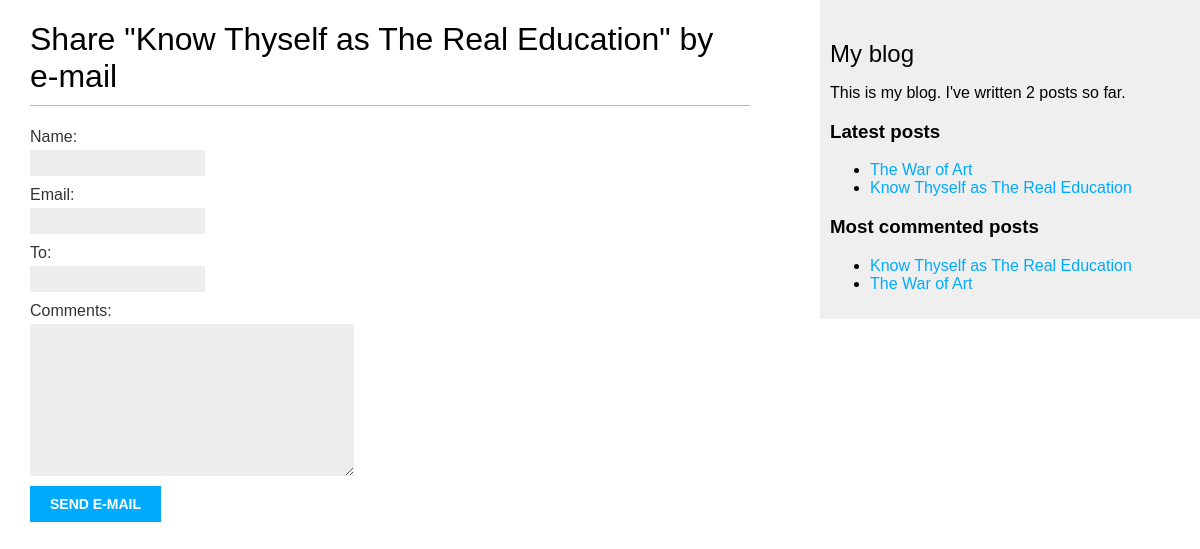
Before: /blog/1/share/ with the older database file.
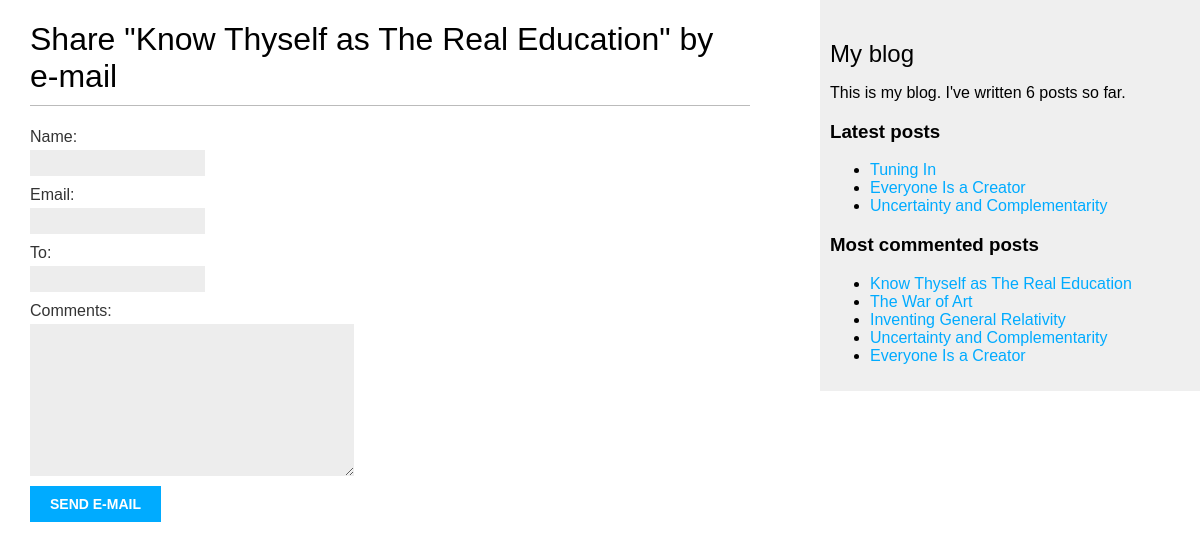
After: the same page with the newer database file.
### blog/models.py (models this page shows, shortened)
class Post(models.Model):
    tags = TaggableManager()
    STATUS_CHOICES = [
        ('draft', 'Draft'),
        ('published', 'Published'),
    ]
    title = models.CharField(max_length=250)
    slug = models.SlugField(max_length=250,
                            unique_for_date='publish')
    author = models.ForeignKey(User, on_delete=models.CASCADE, related_name='blog_posts')
    body = models.TextField()
    publish = models.DateTimeField(default=timezone.now)
    created = models.DateTimeField(auto_now_add=True)
    updated = models.DateTimeField(auto_now=True)
    status = models.CharField(max_length=10, choices=STATUS_CHOICES, default='draft')
    objects = models.Manager() # The default manager.
    published = PublishedManager() # Our custom manager.
    class Meta:
        ordering = ['-publish']
    def get_absolute_url(self):
        return reverse('blog:post_detail',
                       args=[self.publish.year,
                             self.publish.month,
                             self.publish.day,
                             self.slug])

### blog/views.py (the view)
# urls.py: path('<int:post_id>/share/', views.post_share, name='post_share'),
def post_share(request, post_id):
    post = get_object_or_404(Post, id=post_id, status='published')
    sent = False
    if request.method == 'POST':
        form = EmailPostForm(request.POST)
        if form.is_valid():
            cd = form.cleaned_data
            post_url = request.build_absolute_uri(post.get_absolute_url())
            subject = f"{cd['name']} recommends you read {post.title}"
            message = f"Read {post.title} at {post_url}\n\n{cd['name']}'s comments: {cd['comments']}"
            send_mail(subject, message, 'your_account@gmail.com', [cd['to']])
            sent = True
    else:
        form = EmailPostForm()
    if post:
        return render(request, 'blog/post/share.html', {'post': post, 'form': form, 'sent': sent})
    else:
        return render(request, 'blog/post/404.html', status=404)

### blog/forms.py
class EmailPostForm(forms.Form):
    name = forms.CharField(max_length=25)
    email = forms.EmailField()
    to = forms.EmailField()
    comments = forms.CharField(required=False, widget=forms.Textarea)

### blog/models.py (called while the page is built)
    def get_queryset(self):
        return super().get_queryset().filter(status='published')

### blog/templatetags/blog_tags.py (called while the page is built)
@register.simple_tag
def total_posts():
    return Post.published.count()

@register.inclusion_tag('blog/post/latest_posts.html')
def show_latest_posts(count=5):
    latest_posts = Post.published.order_by('-publish')[:count]
    return {'latest_posts': latest_posts}

@register.simple_tag
def get_most_commented_posts(count=5):
    return Post.published.annotate(
    total_comments=Count('comments')
    ).order_by('-total_comments')[:count]

### blog/templates/blog/post/share.html (shortened to what this page needs)
{% extends "blog/base.html" %}
{% block content %}
    {% if sent %}
        <h1>E-mail successfully sent</h1>
        <p>
            "{{ post.title }}" was successfully sent to {{ form.cleaned_data.to }}.
        </p>
    {% else %}
        <h1>Share "{{ post.title }}" by e-mail</h1>
        <form method="post">
            {{ form.as_p }}
            <input type="submit" value="Send e-mail">
        </form>
    {% endif %}
{% endblock %}

### blog/templates/blog/base.html (shortened to what this page needs)
{% load blog_tags %}
{% load static %}
<!DOCTYPE html>
<html>
<head>
    <link href="{% static "css/blog.css" %}" rel="stylesheet">
</head>
<body>
    <div id="content">
        {% block content %}
        {% endblock %}
    </div>
    <div id="sidebar">
        <h2>My blog</h2>
        <p>This is my blog.
            I've written {% total_posts %} posts so far.
        </p>
        <h3>Latest posts</h3>
        {% show_latest_posts 3 %}
        <h3>Most commented posts</h3>
        {% get_most_commented_posts as most_commented_posts %}
        <ul>
            {% for post in most_commented_posts %}
            <li>
                <a href="{{ post.get_absolute_url }}">{{ post.title }}</a>
            </li>
            {% endfor %}
        </ul>
    </div>
</body>
</html>

### blog/templates/blog/post/latest_posts.html
<ul>
    {% for post in latest_posts %}
        <li>
            <a href="{{ post.get_absolute_url }}">{{ post.title }}</a>
        </li>
    {% endfor %}
</ul>

Changed rows visible on the page:
no longer on one of the page's lists (row unchanged): Post: title "Know Thyself as The Real Education"
no longer on one of the page's lists (row unchanged): Post: title "The War of Art"
added Post: title "Tuning In", shown under "Latest posts"
added Post: title "Everyone Is a Creator"
added Post: title "Uncertainty and Complementarity"
added Post: title "Inventing General Relativity", shown under "Most commented posts"
Other visible differences:
text no longer shown: "2"
text now shown: "6"
